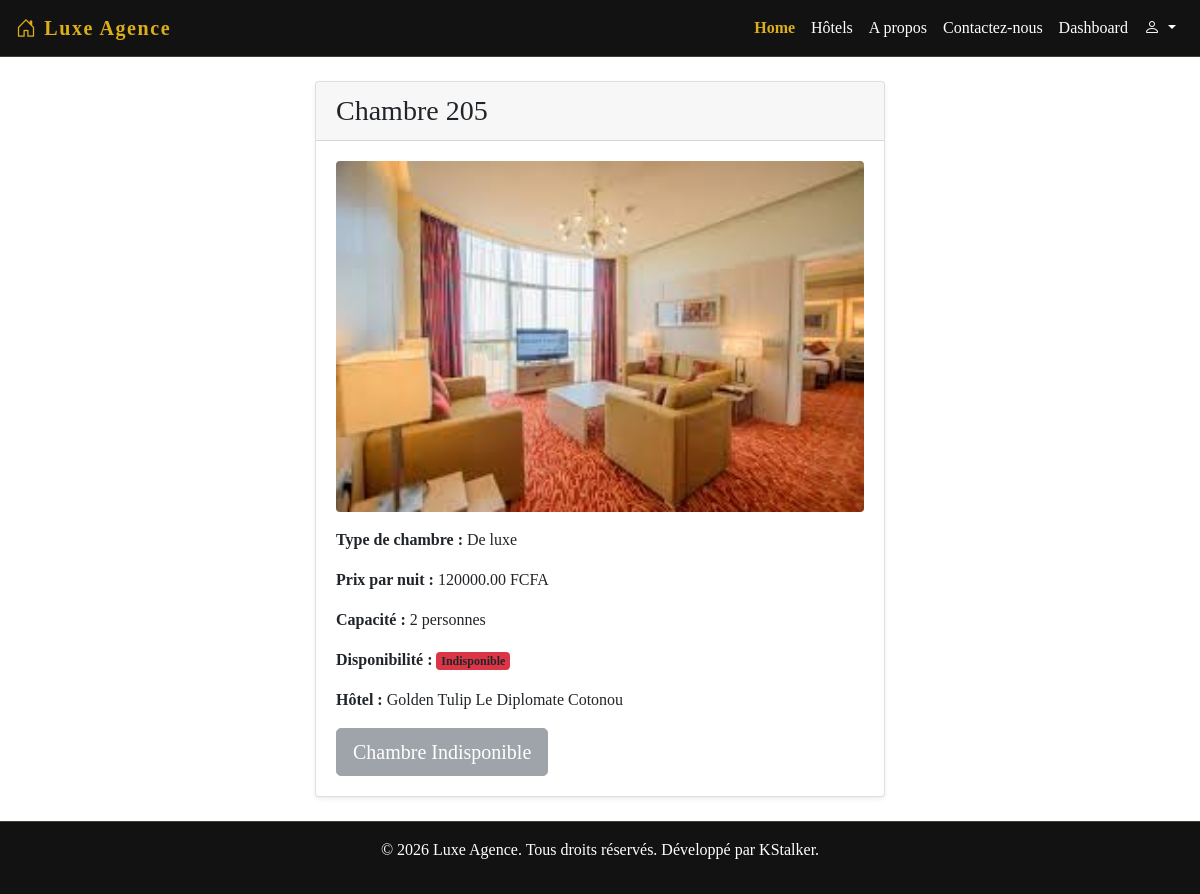
The page /room/5/ on the database as committed earlier.
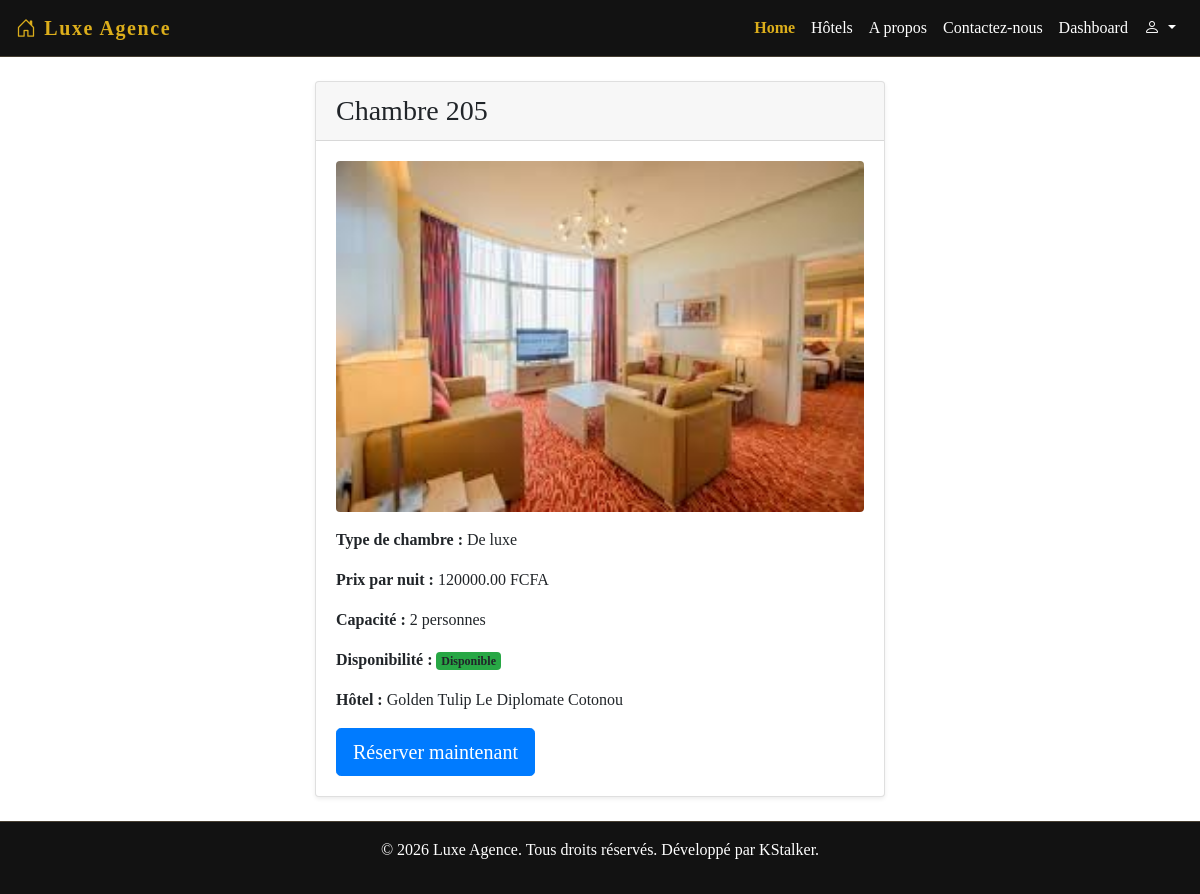
The same page on the database as committed later.
### Agence/views.py (the view)
# urls.py: path('room/<int:pk>/', views.DetailRoomView.as_view(), name='detail_room'),
class DetailRoomView(DetailView):
    model = Room
    template_name = 'rooms/detail_room.html'
    context_object_name = 'room'

### Agence/templates/rooms/detail_room.html
{% extends 'base.html' %}
{% block content %}
<div class="container py-4" style="width: 50%;">
    <div class="card shadow-sm">
        <div class="card-header d-flex justify-content-between align-items-center">
            <h3 class="mb-0">Chambre {{ room.room_number }}</h3>
        </div>
        <div class="card-body">
            {% if room.image %}
                <div class="mb-3">
                    <img src="{{ room.image.url }}" alt="{{ room.room_number }}" class="img-fluid rounded" style="max-height: 400px; object-fit: cover; width: 100%;">
                </div>
            {% endif %}
                <p><strong>Type de chambre : </strong> {{ room.room_type }}</p>
                <p><strong>Prix par nuit : </strong> {{ room.price_per_night }} FCFA</p>
                <p><strong>Capacité : </strong> {{ room.capacity }} personnes</p>
                <p><strong>Disponibilité : </strong>
                  {% if room.available %}
                    <span class="badge bg-success">Disponible</span>
                  {% else %}
                    <span class="badge bg-danger">Indisponible</span>
                  {% endif %}
                </p>
                <p><strong>Hôtel : </strong> {{ room.hotel.name }}</p>
            <div class="d-grid">
                {% if room.available %}
                    <a href="{% url 'create_booking' %}?room_id={{ room.id }}" class="btn btn-primary btn-lg">Réserver maintenant</a>
                {% else %}
                    <button class="btn btn-secondary btn-lg" disabled>Chambre Indisponible</button>
                {% endif %}
            </div>
        </div>
    </div>
</div>
{% endblock %}

Rows that differ between the two databases and show on the page:
changed Room "De luxe": available False → True (drawn)
Other text that changed with them:
text no longer shown: "Indisponible Chambre Indisponible"
text now shown: "Disponible Réserver maintenant"
